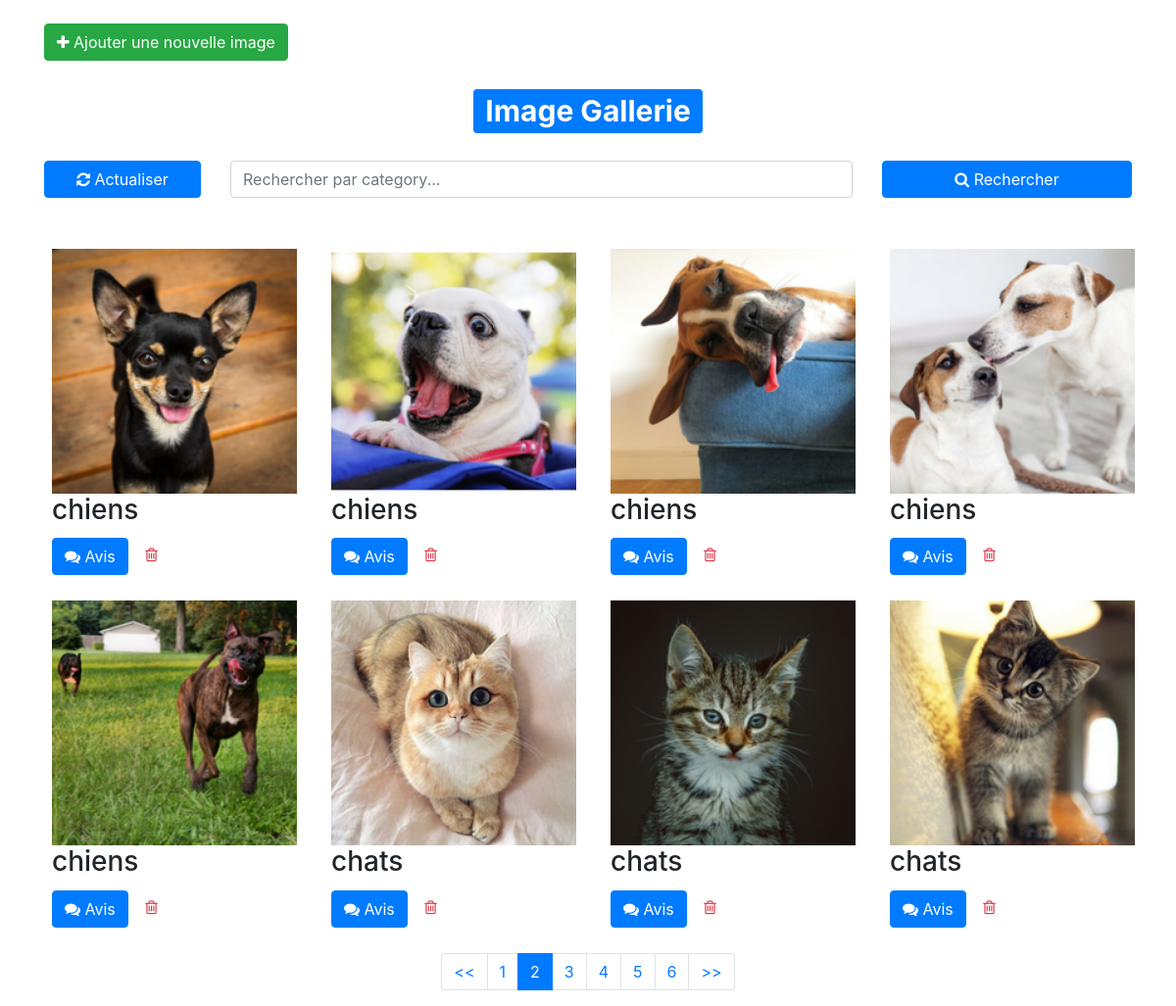
/view.php?page=2, run on the app's committed database.
### tables this page shows
CREATE TABLE IF NOT EXISTS `images` (
  `id` int(11) NOT NULL AUTO_INCREMENT,
  `name` varchar(100) NOT NULL,
  `image` varchar(255) NOT NULL,
  `title` varchar(100) DEFAULT NULL,
  `isdeleted` int(11) NOT NULL DEFAULT '0',
  PRIMARY KEY (`id`)
);

### view.php (the view, shortened to what this page needs)
<?php
$database = new Connection();
$db = $database->openConnection();
?>
<!DOCTYPE html>
<html lang="en">
<head>
	<link href="//maxcdn.bootstrapcdn.com/bootstrap/4.1.1/css/bootstrap.min.css" rel="stylesheet" id="bootstrap-css">
	<link href="https://maxcdn.bootstrapcdn.com/font-awesome/4.3.0/css/font-awesome.min.css" rel="stylesheet">
	<link rel="stylesheet" href="https://cdnjs.cloudflare.com/ajax/libs/magnific-popup.js/1.1.0/magnific-popup.css" />
</head>
<body>
	<?php
	$count = "SELECT COUNT(*) as nbr_img FROM images WHERE isdeleted !=1 ";
	$nbr_img = $db->prepare($count);
	$nbr_img->execute();
	$res_nbr = $nbr_img->fetch();
	@$page = $_GET['page'];
	$nbr_per_page = 8;
	$nbr_de_page = ceil($res_nbr['nbr_img'] / $nbr_per_page);
	$debut = ($page - 1) * $nbr_per_page;
	?>
	<div class="container">
		<div class="section">
			<div class=" my-4">
				<a href="index" class="btn btn-success"><i class="fa fa-plus"></i> Ajouter une nouvelle image</a>
			</div>
			<div class="col-lg-12 text-center my-1">
				<h1><span class="badge bg-primary rounded-pill text-white">Image Gallerie</span></h1>
			</div>
			<form action="" class="mt-4" method="GET">
				<div class="row">
					<div class="col-lg-2 my-1">
						<a href="view.php" style="width: 100%;" class="btn btn-primary fw-bold text-white" id="back_glr"><i class="fa fa-refresh" aria-hidden="true"></i> Actualiser</a>
					</div>
					<div class="col-lg-7 my-1">
						<input type="text" name="recherch" class="form-control" placeholder="Rechercher par category...">
					</div>
					<div class="col-lg-3 my-1">
						<button class="btn btn-primary" type="submit" name="btn_search" style="width: 100%;"><i class="fa fa-search" aria-hidden="true"></i> Rechercher</button>
					</div>
				</div>
			</form>
		</div>
		<div class="section">
			<div class="portfolio-item row mt-5">
				<?php
				if (!isset($_GET['btn_search'])) {
					$stmt = $db->prepare("SELECT * from images where isdeleted != 1 limit $debut,$nbr_per_page");
					$stmt->execute();
					$imagelist = $stmt->fetchAll();
					foreach ($imagelist as $image) {
				?>
						<div class="col-sm-3 col-md-3">
							<div class="item selfie ml-2">
								<div class="thumbnail">
									<a href="<?php echo $image['image'] ?>" class="fancylight popup-btn" data-fancybox-group="light">
										<img style="height: 250px;" src="<?php echo $image['image'] ?>" alt="<?= $image['title'] ?>" title="<?= $image['title'] ?>">
									</a>
								</div>
								<div class="caption">
									<h3><?= $image['title'] ?></h3>
									<p>
										<a class="btn btn-primary text-white mt-1" href="comments?id=<?php echo $image['id'] ?>"><i class="fa fa-comments"></i> Avis</a>
										<a href="#myModal" role="button" class="btn text-danger" data-id="4" data-toggle="modal" data-toggle="modal" data-id_img="<?php echo $image['id'] ?>"><i class="fa fa-trash-o"></i></a>
									</p>
								</div>
							</div>
						</div>
					<?php
					}
					?>
			</div>
			<ul class="pagination justify-content-center">
				<?php
					if ($page > 1) {
						echo '<li class="page-item "><a class="page-link" href="?page=' . ($page - 1) . '"><<</a></li>';
					}else{
		                echo '<li class="page-item "><a class="page-link" href="javascript:void(0);"><<</a></li>';
					}
					for ($i = 1; $i <= $nbr_de_page; $i++) {
						if ($i == $page)
							$active = "active";
						else
							$active = "";
						if ($page != $i)
							echo "<li class=\"page-item \"><a class=\"page-link\" href=\"?page=$i\">$i</a></li>";
						else
							echo "<li class=\"$active page-item \"><a class=\"page-link\">$i</a></li>";
					}
					if ($nbr_de_page > $page) {
						echo '<li class="page-item "><a class="page-link" href="?page=' . ($page + 1) . '">>></a></li>';
					}else{
		                echo '<li class="page-item " ><a class="page-link" disabled ></a></li>';
					}
				?>
			</ul>
	<?php
				}
	?>
	</div>
	</div>
</body>
</html>

### view.php (style rules this page uses)
body { margin: 0; padding: 0; }
.portfolio-item .item { float: left; margin-bottom: 10px; }

### data on the page
images: image (picture), title "chiens"
images: image (picture), title "chiens"
images: image (picture), title "chiens"
images: image (picture), title "chiens"
images: image (picture), title "chiens"
images: image (picture), title "chats"
images: image (picture), title "chats"
images: image (picture), title "chats"
